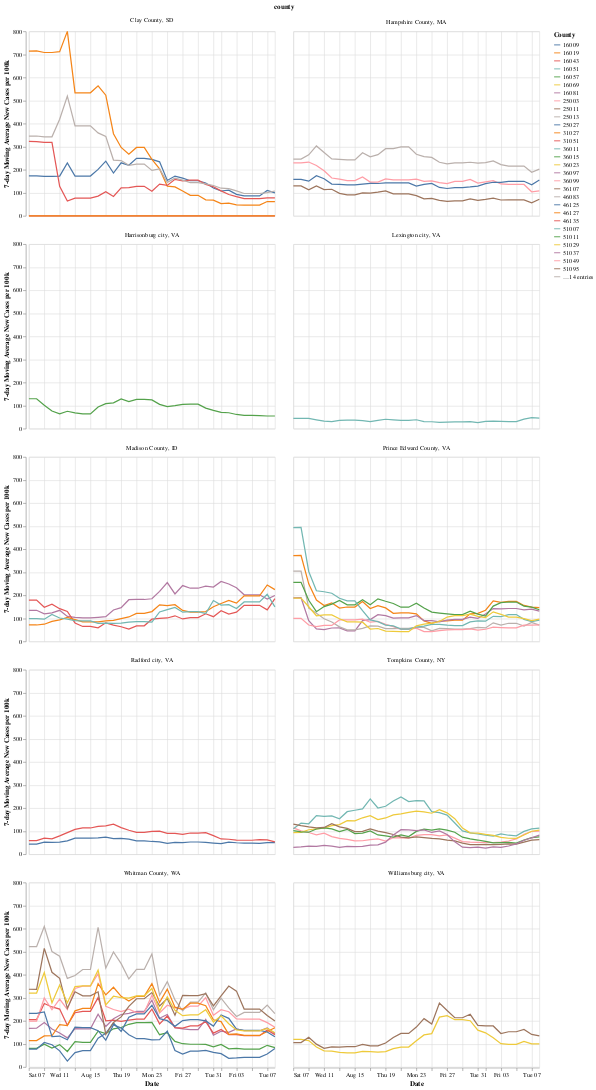

Here is the notebook cell this chart was saved with:
### Code cell
# plotting
alt.Chart(college_counties_adj_comparison).mark_line().encode(
    x = alt.X('nyt_date', title = "Date"),
    y = alt.Y('neighboring_counties_ma7_pct', title = "7-day Moving Average New Cases per 100k"),
    color = alt.Color('neighboring_counties_fips_codes:N', title = "County"),
    facet = alt.Facet('county:O', columns = 2)
)

### Figure 1 — Vega-Lite specification as saved in the notebook (floating-point values rounded to 4 significant figures; data arrays with more than 128 entries replaced by an {"elided": "..."} marker saying what was removed)
{"config": {"view": {"continuousWidth": 400, "continuousHeight": 300}}, "data": {"name": "data-a4f236aca8007a9409c5d55ec7ca8c5c"}, "mark": "line", "encoding": {"color": {"type": "nominal", "field": "neighboring_counties_fips_codes", "title": "County"}, "facet": {"type": "ordinal", "columns": 2, "field": "county"}, "x": {"type": "temporal", "field": "nyt_date", "title": "Date"}, "y": {"type": "quantitative", "field": "neighboring_counties_ma7_pct", "title": "7-day Moving Average New Cases per 100k"}}, "$schema": "https://vega.github.io/schema/vega-lite/v4.8.1.json", "datasets": {"data-a4f236aca8007a9409c5d55ec7ca8c5c": {"elided": "1419 records"}}}
